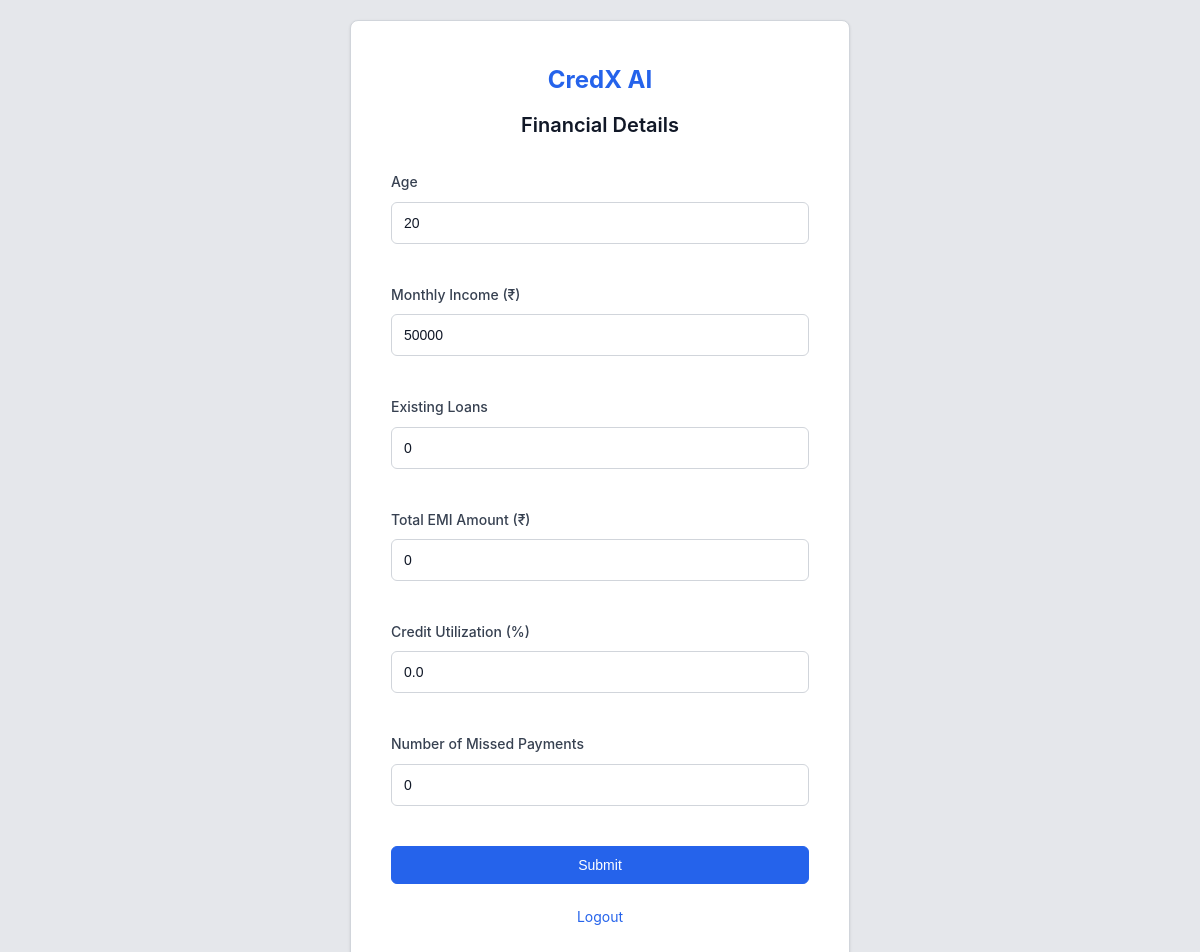
The app's page /financial-form (signed in) with its own data.
### tables this page shows
CREATE TABLE user_financials (
                id INTEGER PRIMARY KEY AUTOINCREMENT,
                username TEXT UNIQUE NOT NULL,
                age INTEGER NOT NULL,
                income INTEGER NOT NULL,
                existing_loans INTEGER NOT NULL,
                total_emi INTEGER NOT NULL,
                credit_utilization REAL NOT NULL,
                defaults INTEGER NOT NULL,
                updated_at TEXT NOT NULL,
                FOREIGN KEY (username) REFERENCES users (username)
            );

### app.py (the view, shortened to what this page needs)
@app.route("/financial-form", methods=["GET", "POST"])
def financial_form():
    if "user" not in session:
        return redirect(url_for("login"))
    username = session["user"]
    financial_data = get_user_financials(username)
    print(f"📖 Loading financial form for {username}, existing data: {financial_data is not None}")
    return render_template("financial_form.html", data=financial_data)

### database.py (called while the page is built)
def get_db():
    conn = sqlite3.connect(DATABASE_FILE)
    conn.row_factory = sqlite3.Row
    return conn

@contextmanager
def get_db_connection():
    conn = get_db()
    try:
        yield conn
    finally:
        conn.close()

### templates/financial_form.html (shortened to what this page needs)
<!DOCTYPE html>
<html lang="en">
<head>
  <link rel="stylesheet" href="{{ url_for('static', filename='css/base.css') }}">
</head>
<body>
<div class="centered-form-container">
  <div class="centered-form-box financial-form-box">
    <div class="form-header">
      <h1>CredX AI</h1>
      <h2>Financial Details</h2>
    </div>
    <form method="post" class="centered-form">
      <div class="form-group">
        <label>Age</label>
        <input type="number" name="age" required min="18" max="80"
               value="{{ data.age if data else '' }}">
      </div>
      <div class="form-group">
        <label>Monthly Income (₹)</label>
        <input type="number" name="income" required min="10000"
               value="{{ data.income if data else '' }}">
      </div>
      <div class="form-group">
        <label>Existing Loans</label>
        <input type="number" name="existing_loans" required min="0" max="10"
               value="{{ data.existing_loans if data else '0' }}">
      </div>
      <div class="form-group">
        <label>Total EMI Amount (₹)</label>
        <input type="number" name="total_emi" required min="0"
               value="{{ data.total_emi if data else '0' }}">
      </div>
      <div class="form-group">
        <label>Credit Utilization (%)</label>
        <input type="number" name="credit_utilization" required min="0" max="100" step="0.1"
               value="{{ data.credit_utilization if data else '30' }}">
      </div>
      <div class="form-group">
        <label>Number of Missed Payments</label>
        <input type="number" name="defaults" required min="0"
               value="{{ data.defaults if data else '0' }}">
      </div>
      <button type="submit" class="btn primary full-width">Submit</button>
    </form>
    <div class="form-footer">
      <a href="/logout">Logout</a>
    </div>
  </div>
</div>
</body>
</html>

### static/css/base.css (style rules this page uses)
* { margin: 0; padding: 0; box-sizing: border-box; }
body { font-family: -apple-system, BlinkMacSystemFont, 'Segoe UI', Roboto, sans-serif; background: #e5e7eb; color: #111827; min-height: 100vh; line-height: 1.6; }
a { text-decoration: none; color: #2563eb; }
.btn { display: inline-block; padding: 10px 20px; border: 1px solid #d1d5db; border-radius: 6px; font-weight: 500; font-size: 14px; cursor: pointer; text-decoration: none; background: #ffffff; color: #374151; transition: all 0.2s ease; }
.btn.primary { background: #2563eb; color: white; border-color: #2563eb; }
.btn.full-width { width: 100%; text-align: center; }
.financial-form-box { max-width: 600px; }
.form-group { margin-bottom: 20px; }
.centered-form-container { min-height: 100vh; display: flex; align-items: center; justify-content: center; padding: 20px; background: #e5e7eb; }
.centered-form-box { background: #ffffff; border: 1px solid #d1d5db; padding: 40px; border-radius: 8px; width: 100%; max-width: 400px; box-shadow: 0 1px 3px rgba(0, 0, 0, 0.1); text-align: center; }
.financial-form-box { max-width: 500px; }
.form-header { margin-bottom: 30px; }
.form-header h1 { color: #2563eb; font-size: 24px; font-weight: bold; margin-bottom: 10px; }
.form-header h2 { color: #111827; font-size: 20px; font-weight: 600; margin: 0; }
.centered-form { display: flex; flex-direction: column; gap: 20px; margin-bottom: 20px; }
.centered-form .form-group { display: flex; flex-direction: column; text-align: left; }
.centered-form .form-group label { color: #374151; font-weight: 500; margin-bottom: 8px; font-size: 14px; }
.centered-form .form-group input { width: 100%; padding: 12px; background: #ffffff; border: 1px solid #d1d5db; border-radius: 6px; color: #111827; font-size: 14px; box-sizing: border-box; }
.centered-form .form-group input::placeholder { color: #9ca3af; }
.form-footer { text-align: center; margin-top: 20px; }
.form-footer a { color: #2563eb; text-decoration: none; font-size: 14px; }

### records on screen
user_financials: age "20", income "50000", existing_loans "0", total_emi "0", credit_utilization "0.0", defaults "0"
